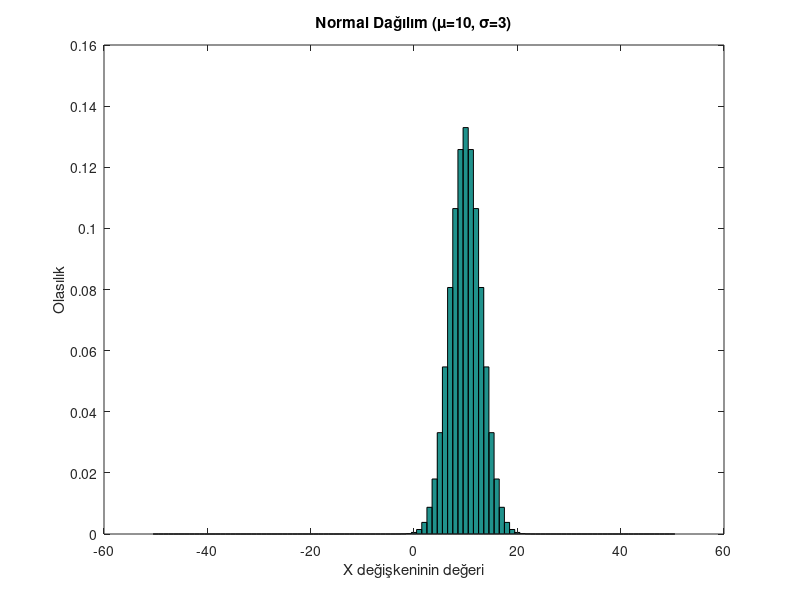

Reproduce this figure in MATLAB.
% Normal dağılımını hesaplamak için gerekli değişkenleri tanımlayalım
mu = 10; % ortalama değer
sigma = 3; % standart sapma değer

% X değişkeninin alacağı değerleri belirleyelim
x = -50:50;

% Normal dağılımını hesaplayalım
P = (1/(sigma*sqrt(2*pi))) * exp(-(x-mu).^2/(2*sigma^2));

% Bar grafiğini çizdirelim
bar(x, P, 'hist');

% Grafiği etiketleyelim
xlabel('X değişkeninin değeri');
ylabel('Olasılık');
title('Normal Dağılım (\mu=10, \sigma=3)');
